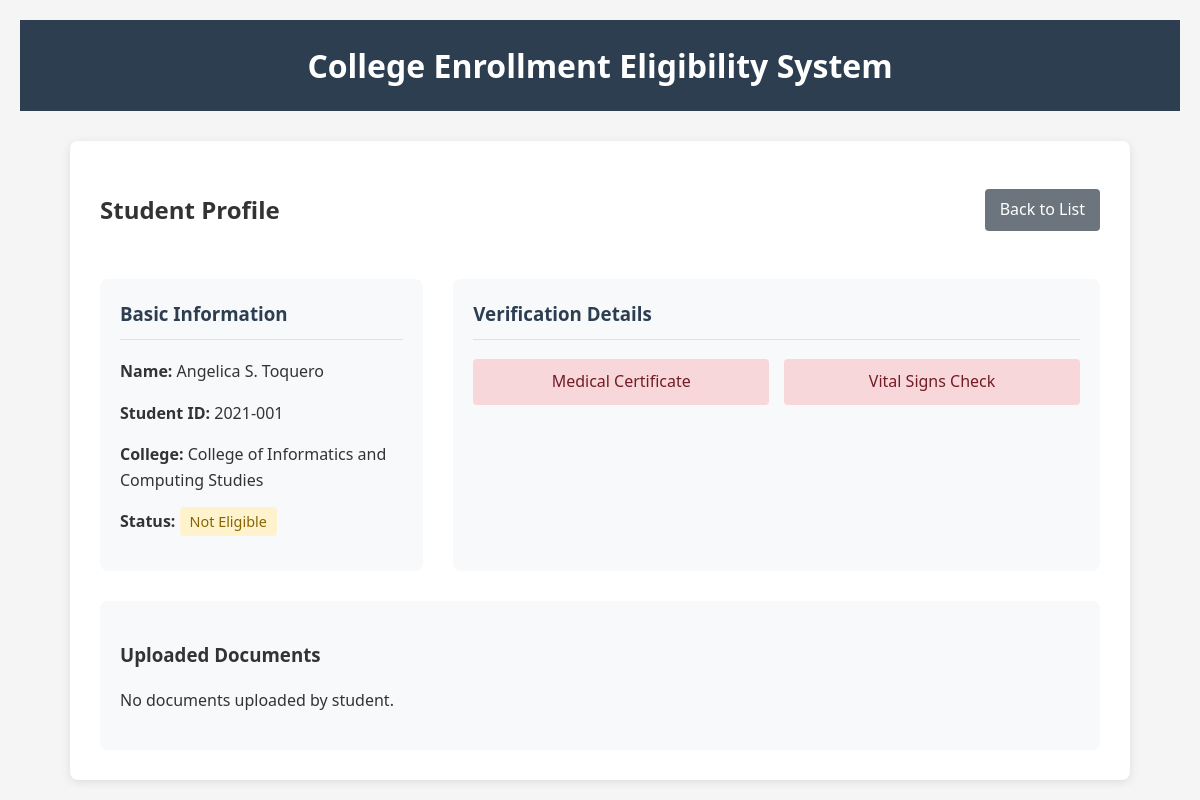
Page /admin/profile/37 on the committed database.
### models.py (models this page shows, shortened)
class Student(db.Model):
    id = db.Column(db.Integer, primary_key=True)
    name = db.Column(db.String(100), nullable=False)
    student_id = db.Column(db.String(20), unique=True, nullable=False)
    college_id = db.Column(db.Integer, db.ForeignKey('college.id'), nullable=False)
    is_eligible = db.Column(db.Boolean, default=False)
    physical_exam = db.Column(db.Boolean, default=False)
    vital_signs = db.Column(db.Boolean, default=False)
    vision_test = db.Column(db.Boolean, default=False)
    hearing_test = db.Column(db.Boolean, default=False)
    cbc_test = db.Column(db.Boolean, default=False)
    urinalysis = db.Column(db.Boolean, default=False)
    drug_test = db.Column(db.Boolean, default=False)
    chest_xray = db.Column(db.Boolean, default=False)
    tb_screening = db.Column(db.Boolean, default=False)
    hepatitis_b = db.Column(db.Boolean, default=False)
    mmr = db.Column(db.Boolean, default=False)
    varicella = db.Column(db.Boolean, default=False)
    tdap = db.Column(db.Boolean, default=False)
    meningococcal = db.Column(db.Boolean, default=False)
    covid_vaccine = db.Column(db.Boolean, default=False)
    hiv_test = db.Column(db.Boolean, default=False)

class College(db.Model):
    id = db.Column(db.Integer, primary_key=True)
    name = db.Column(db.String(100), unique=True, nullable=False)
    students = db.relationship('Student', backref='college', lazy=True)

### app.py (the view)
@app.route('/admin/profile/<int:student_id>')
def admin_student_profile(student_id):
    student = Student.query.get_or_404(student_id)
    uploaded_files = UploadedFile.query.filter_by(student_id=student_id).all()
    return render_template('admin/profile.html', student=student, uploaded_files=uploaded_files)

### templates/admin/profile.html
{% extends "base.html" %}
{% block content %}
<div class="student-profile">
    <div class="profile-header">
        <h2>Student Profile</h2>
        <a href="{{ url_for('admin_student_list', college_id=student.college_id) }}" class="btn back-btn">Back to List</a>
    </div>
    <div class="profile-info">
        <div class="info-card">
            <h3>Basic Information</h3>
            <p><strong>Name:</strong> {{ student.name }}</p>
            <p><strong>Student ID:</strong> {{ student.student_id }}</p>
            <p><strong>College:</strong> {{ student.college.name }}</p>
            <p><strong>Status:</strong>
                <span class="status {% if student.is_eligible %}eligible{% else %}not-eligible{% endif %}">
                    {% if student.is_eligible %}Eligible to Enroll{% else %}Not Eligible{% endif %}
                </span>
            </p>
        </div>
        <div class="requirements-card">
            <h3>Verification Details</h3>
            <div class="requirements-grid">
                <div class="requirement {% if student.physical_exam %}met{% else %}not-met{% endif %}">
                    Medical Certificate
                </div>
                <div class="requirement {% if student.vital_signs %}met{% else %}not-met{% endif %}">
                    Vital Signs Check
                </div>
            </div>
        </div>
    </div>
    <div class="uploaded-files">
        <h3>Uploaded Documents</h3>
        {% if uploaded_files %}
            <ul>
                {% for file in uploaded_files %}
                <li>
                    <a href="{{ url_for('uploaded_file', filename=file.filename) }}" target="_blank">
                        {{ file.filename }} ({{ file.file_type }})
                    </a>
                    <span class="upload-date">Uploaded on {{ file.upload_date.strftime('%Y-%m-%d') }}</span>
                </li>
                {% endfor %}
            </ul>
        {% else %}
            <p>No documents uploaded by student.</p>
        {% endif %}
    </div>
</div>
{% endblock %}

### static/style.css (style rules this page uses)
body { font-family: 'Segoe UI', Tahoma, Geneva, Verdana, sans-serif; line-height: 1.6; color: #333; background-color: #f5f5f5; margin: 0; padding: 0; }
.btn { display: inline-block; padding: 8px 15px; text-decoration: none; border-radius: 4px; font-weight: 500; transition: all 0.3s ease; border: none; cursor: pointer; }
.back-btn { background-color: #6c757d; color: white; }
.status { padding: 5px 10px; border-radius: 4px; font-weight: 500; font-size: 0.9em; }
.status.not-eligible { background-color: #fff3cd; color: #856404; }
.student-profile { background-color: white; padding: 30px; border-radius: 8px; box-shadow: 0 2px 10px rgba(0, 0, 0, 0.1); max-width: 1000px; margin: 0 auto; }
.profile-header { display: flex; justify-content: space-between; align-items: center; margin-bottom: 30px; }
.profile-info { display: grid; grid-template-columns: 1fr 2fr; gap: 30px; }
.info-card, .requirements-card { background-color: #f8f9fa; padding: 20px; border-radius: 8px; }
.info-card h3, .requirements-card h3 { margin-top: 0; color: #2c3e50; padding-bottom: 10px; border-bottom: 1px solid #dee2e6; }
.requirements-grid { display: grid; grid-template-columns: repeat(auto-fill, minmax(200px, 1fr)); gap: 15px; }
.requirement { padding: 10px; border-radius: 4px; text-align: center; }
.requirement.not-met { background-color: #f8d7da; color: #721c24; }
.uploaded-files { margin-top: 30px; background-color: #f8f9fa; padding: 20px; border-radius: 8px; }

### rows in the picture
Student: name "Angelica S. Toquero", student_id "2021-001"
College: college.name "College of Informatics and Computing Studies"
